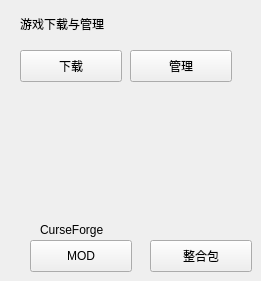
   <widget class="QWidget" name="download">
    <widget class="SubtitleLabel" name="SubtitleLabel_5">
     <property name="geometry">
      <rect>
       <x>20</x>
       <y>10</y>
       <width>161</width>
       <height>28</height>
      </rect>
     </property>
     <property name="text">
      <string>游戏下载与管理</string>
     </property>
    </widget>
    <widget class="PushButton" name="Download">
     <property name="geometry">
      <rect>
       <x>20</x>
       <y>50</y>
       <width>102</width>
       <height>32</height>
      </rect>
     </property>
     <property name="text">
      <string>下载</string>
     </property>
    </widget>
    <widget class="PushButton" name="ManageDownloadedGame">
     <property name="geometry">
      <rect>
       <x>130</x>
       <y>50</y>
       <width>102</width>
       <height>32</height>
      </rect>
     </property>
     <property name="text">
      <string>管理</string>
     </property>
    </widget>
    <widget class="PushButton" name="CurseForgeModDownload">
     <property name="geometry">
      <rect>
       <x>30</x>
       <y>240</y>
       <width>102</width>
       <height>32</height>
      </rect>
     </property>
     <property name="text">
      <string>MOD</string>
     </property>
    </widget>
    <widget class="BodyLabel" name="BodyLabel_2">
     <property name="geometry">
      <rect>
       <x>40</x>
       <y>220</y>
       <width>111</width>
       <height>19</height>
      </rect>
     </property>
     <property name="text">
      <string>CurseForge</string>
     </property>
    </widget>
    <widget class="PushButton" name="CurseForgePackagesDownload">
     <property name="geometry">
      <rect>
       <x>150</x>
       <y>240</y>
       <width>102</width>
       <height>32</height>
      </rect>
     </property>
     <property name="text">
      <string>整合包</string>
     </property>
    </widget>
   </widget>
